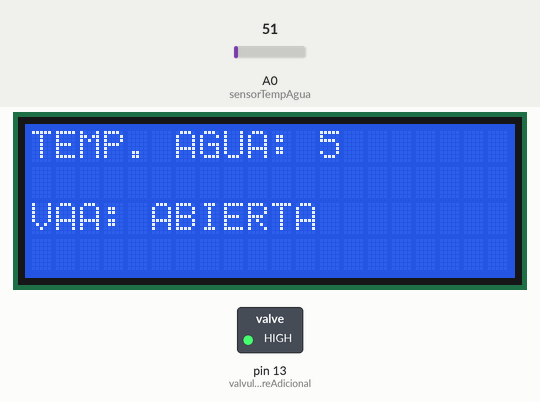
A sketch run on a simulated Arduino Uno, built with avr-gcc and run on an emulated ATmega328P. On the bench: 20×4 character LCD, switched loads named in the sketch (green lamp = pin HIGH). The inputs (shaded band) are chosen by the test bench; at power-on: A0 (sensorTempAgua) = 51.

Above: at 1.2 s.
1.3 s: A0 (sensorTempAgua) set to 61
3.5 s: A0 (sensorTempAgua) set to 71
5.5 s: A0 (sensorTempAgua) set to 86
Timing chart, 0 to 8.5 s (numbered marks = the images above; inputs shaded):
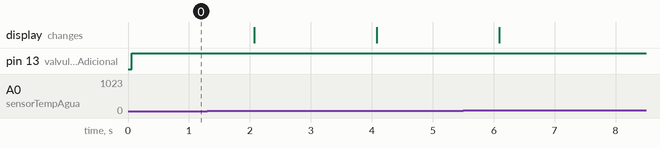

The sketch:

ECU-ValvulaAireAdicional.ino
```cpp
/*
  Proyecto ECU

  The circuit:
 * LCD RS pin to digital pin 12
 * LCD Enable pin to digital pin 11
 * LCD D4 pin to digital pin 5
 * LCD D5 pin to digital pin 4
 * LCD D6 pin to digital pin 3
 * LCD D7 pin to digital pin 2
 * LCD R/W pin to ground
 * LCD VSS pin to ground
 * LCD VCC pin to 5V
 * 10K resistor:
 * ends to +5V and ground
 * wiper to LCD VO pin (pin 3)

*/

// include the library code:
#include <LiquidCrystal.h>

// initialize the library by associating any needed LCD interface pin
// with the arduino pin number it is connected to
const int rs = 12, en = 11, d4 = 5, d5 = 4, d6 = 3, d7 = 2;
LiquidCrystal lcd(rs, en, d4, d5, d6, d7);

// Defino constantes
const int valvulaAireAdicional = 13;
const int sensorTempAgua = A0;

// Inicializo variables
int pAceite = 0;
int tAceite = 0;
int tAgua = 0;
float volt = 0.0;
int amp = 0;
String estadoValvulaAireAdicional = "";

void setup() {
  Serial.begin(9600);
  // set up the LCD's number of columns and rows:
  lcd.begin(20, 4);

  pinMode(valvulaAireAdicional, OUTPUT);
}

void loop() {

  calcularValores();

  controlarValvulaAireAdicional();

  pantalla();

  delay(1000);
}


//Metodos privados

int calcularTempAgua(){
  // read the input on analog pin 0:
  return analogRead(sensorTempAgua)/10;
}

void controlarValvulaAireAdicional(){

  if(tAgua < 25 && digitalRead(valvulaAireAdicional) == LOW){
    digitalWrite(valvulaAireAdicional, HIGH);
    estadoValvulaAireAdicional = "ABIERTA";
  }
  if(tAgua >= 25 && digitalRead(valvulaAireAdicional) == HIGH){
    digitalWrite(valvulaAireAdicional, LOW);
    estadoValvulaAireAdicional = "CERRADA";
  }
}

void calcularValores(){
  tAgua = calcularTempAgua();
}

void pantalla(){

  // TEMPERATURA DE AGUA
  lcd.setCursor(0, 0);
  lcd.print("TEMP. AGUA: ");
  lcd.print(tAgua);

  // ESTADO VAA
  lcd.setCursor(0, 2);
  lcd.print("VAA: ");
  lcd.print(estadoValvulaAireAdicional);

}
```
